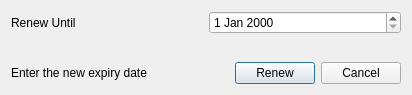
<?xml version="1.0" encoding="UTF-8"?>
<ui version="4.0">
 <class>RenewMemberDialog</class>
 <widget class="QDialog" name="RenewMemberDialog">
  <property name="geometry">
   <rect>
    <x>0</x>
    <y>0</y>
    <width>412</width>
    <height>95</height>
   </rect>
  </property>
  <property name="windowTitle">
   <string>Renew Membership</string>
  </property>
  <property name="windowIcon">
   <iconset resource="img.qrc">
    <normaloff>:/src/src/0b85636ca6384399edbae4cc3d344937.png</normaloff>:/src/src/0b85636ca6384399edbae4cc3d344937.png</iconset>
  </property>
  <layout class="QVBoxLayout" name="verticalLayout">
   <item>
    <layout class="QHBoxLayout" name="horizontalLayout_2">
     <item>
      <widget class="QLabel" name="label">
       <property name="text">
        <string>Renew Until </string>
       </property>
      </widget>
     </item>
     <item>
      <widget class="QDateEdit" name="dateEdit"/>
     </item>
    </layout>
   </item>
   <item>
    <spacer name="verticalSpacer">
     <property name="orientation">
      <enum>Qt::Vertical</enum>
     </property>
     <property name="sizeHint" stdset="0">
      <size>
       <width>20</width>
       <height>40</height>
      </size>
     </property>
    </spacer>
   </item>
   <item>
    <layout class="QHBoxLayout" name="horizontalLayout">
     <item>
      <widget class="QLabel" name="label_2">
       <property name="text">
        <string>Enter the new expiry date</string>
       </property>
      </widget>
     </item>
     <item>
      <spacer name="horizontalSpacer">
       <property name="orientation">
        <enum>Qt::Horizontal</enum>
       </property>
       <property name="sizeHint" stdset="0">
        <size>
         <width>40</width>
         <height>20</height>
        </size>
       </property>
      </spacer>
     </item>
     <item alignment="Qt::AlignRight">
      <widget class="QPushButton" name="pushButton">
       <property name="sizePolicy">
        <sizepolicy hsizetype="Fixed" vsizetype="Fixed">
         <horstretch>0</horstretch>
         <verstretch>0</verstretch>
        </sizepolicy>
       </property>
       <property name="text">
        <string>Renew</string>
       </property>
      </widget>
     </item>
     <item alignment="Qt::AlignRight">
      <widget class="QPushButton" name="pushButton_2">
       <property name="sizePolicy">
        <sizepolicy hsizetype="Fixed" vsizetype="Fixed">
         <horstretch>0</horstretch>
         <verstretch>0</verstretch>
        </sizepolicy>
       </property>
       <property name="text">
        <string>Cancel</string>
       </property>
      </widget>
     </item>
    </layout>
   </item>
  </layout>
 </widget>
 <resources>
  <include location="img.qrc"/>
 </resources>
 <connections/>
</ui>
